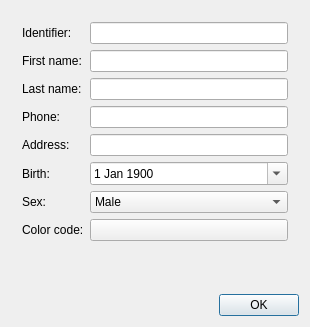
<?xml version="1.0" encoding="UTF-8"?>
<ui version="4.0">
 <class>PatientFormDialog</class>
 <widget class="QDialog" name="PatientFormDialog">
  <property name="geometry">
   <rect>
    <x>0</x>
    <y>0</y>
    <width>310</width>
    <height>327</height>
   </rect>
  </property>
  <property name="windowTitle">
   <string>PatientFormDialog</string>
  </property>
  <layout class="QVBoxLayout" name="verticalLayout">
   <item>
    <widget class="QFrame" name="frame">
     <property name="sizePolicy">
      <sizepolicy hsizetype="Preferred" vsizetype="Expanding">
       <horstretch>0</horstretch>
       <verstretch>0</verstretch>
      </sizepolicy>
     </property>
     <property name="minimumSize">
      <size>
       <width>241</width>
       <height>261</height>
      </size>
     </property>
     <property name="frameShape">
      <enum>QFrame::Shape::NoFrame</enum>
     </property>
     <layout class="QFormLayout" name="formLayout">
      <item row="0" column="0">
       <widget class="QLabel" name="label_2">
        <property name="text">
         <string>Identifier:</string>
        </property>
       </widget>
      </item>
      <item row="0" column="1">
       <widget class="NameEdit" name="idLineEdit">
        <property name="sizePolicy">
         <sizepolicy hsizetype="Expanding" vsizetype="Fixed">
          <horstretch>0</horstretch>
          <verstretch>0</verstretch>
         </sizepolicy>
        </property>
        <property name="maxLength">
         <number>50</number>
        </property>
       </widget>
      </item>
      <item row="1" column="0">
       <widget class="QLabel" name="label">
        <property name="text">
         <string>First name:</string>
        </property>
       </widget>
      </item>
      <item row="1" column="1">
       <widget class="NameEdit" name="fNameEdit">
        <property name="sizePolicy">
         <sizepolicy hsizetype="Expanding" vsizetype="Fixed">
          <horstretch>0</horstretch>
          <verstretch>0</verstretch>
         </sizepolicy>
        </property>
        <property name="maxLength">
         <number>50</number>
        </property>
       </widget>
      </item>
      <item row="2" column="0">
       <widget class="QLabel" name="label_3">
        <property name="text">
         <string>Last name:</string>
        </property>
       </widget>
      </item>
      <item row="2" column="1">
       <widget class="NameEdit" name="lNameEdit">
        <property name="sizePolicy">
         <sizepolicy hsizetype="Expanding" vsizetype="Fixed">
          <horstretch>0</horstretch>
          <verstretch>0</verstretch>
         </sizepolicy>
        </property>
        <property name="maxLength">
         <number>50</number>
        </property>
       </widget>
      </item>
      <item row="3" column="0">
       <widget class="QLabel" name="label_5">
        <property name="text">
         <string>Phone:</string>
        </property>
       </widget>
      </item>
      <item row="3" column="1">
       <widget class="LineEdit" name="phoneEdit">
        <property name="text">
         <string/>
        </property>
        <property name="maxLength">
         <number>20</number>
        </property>
       </widget>
      </item>
      <item row="4" column="0">
       <widget class="QLabel" name="addressLabel">
        <property name="text">
         <string>Address:</string>
        </property>
       </widget>
      </item>
      <item row="4" column="1">
       <widget class="LineEdit" name="addressEdit">
        <property name="sizePolicy">
         <sizepolicy hsizetype="Expanding" vsizetype="Fixed">
          <horstretch>0</horstretch>
          <verstretch>0</verstretch>
         </sizepolicy>
        </property>
        <property name="text">
         <string/>
        </property>
        <property name="maxLength">
         <number>50</number>
        </property>
       </widget>
      </item>
      <item row="5" column="0">
       <widget class="QLabel" name="label_7">
        <property name="text">
         <string>Birth:</string>
        </property>
       </widget>
      </item>
      <item row="5" column="1">
       <widget class="DateEdit" name="birthEdit">
        <property name="buttonSymbols">
         <enum>QAbstractSpinBox::ButtonSymbols::UpDownArrows</enum>
        </property>
        <property name="showGroupSeparator" stdset="0">
         <bool>false</bool>
        </property>
        <property name="maximumDateTime">
         <datetime>
          <hour>5</hour>
          <minute>59</minute>
          <second>59</second>
          <year>9999</year>
          <month>12</month>
          <day>25</day>
         </datetime>
        </property>
        <property name="minimumDate">
         <date>
          <year>1900</year>
          <month>1</month>
          <day>1</day>
         </date>
        </property>
        <property name="calendarPopup">
         <bool>true</bool>
        </property>
        <property name="date">
         <date>
          <year>1900</year>
          <month>1</month>
          <day>1</day>
         </date>
        </property>
       </widget>
      </item>
      <item row="6" column="0">
       <widget class="QLabel" name="label_8">
        <property name="text">
         <string>Sex:</string>
        </property>
       </widget>
      </item>
      <item row="6" column="1">
       <widget class="ComboBox" name="sexCombo">
        <property name="maxVisibleItems">
         <number>2</number>
        </property>
        <item>
         <property name="text">
          <string>Male</string>
         </property>
        </item>
        <item>
         <property name="text">
          <string>Female</string>
         </property>
        </item>
       </widget>
      </item>
      <item row="7" column="0">
       <widget class="QLabel" name="label_9">
        <property name="text">
         <string>Color code:</string>
        </property>
       </widget>
      </item>
      <item row="7" column="1">
       <widget class="ColorPicker" name="colorPicker">
        <property name="toolTip">
         <string>Избор на цвят</string>
        </property>
        <property name="text">
         <string/>
        </property>
        <property name="autoDefault">
         <bool>false</bool>
        </property>
       </widget>
      </item>
     </layout>
    </widget>
   </item>
   <item>
    <layout class="QHBoxLayout" name="horizontalLayout">
     <item>
      <widget class="QLabel" name="errorLabel">
       <property name="sizePolicy">
        <sizepolicy hsizetype="Expanding" vsizetype="Preferred">
         <horstretch>0</horstretch>
         <verstretch>0</verstretch>
        </sizepolicy>
       </property>
       <property name="styleSheet">
        <string notr="true">color : red;</string>
       </property>
       <property name="text">
        <string/>
       </property>
      </widget>
     </item>
     <item>
      <widget class="QPushButton" name="okButton">
       <property name="text">
        <string>OK</string>
       </property>
       <property name="default">
        <bool>true</bool>
       </property>
      </widget>
     </item>
    </layout>
   </item>
  </layout>
 </widget>
 <layoutdefault spacing="6" margin="11"/>
 <customwidgets>
  <customwidget>
   <class>LineEdit</class>
   <extends>QLineEdit</extends>
   <header>View/uiComponents/LineEdit.h</header>
  </customwidget>
  <customwidget>
   <class>DateEdit</class>
   <extends>QDateEdit</extends>
   <header>View/uiComponents/DateEdit.h</header>
  </customwidget>
  <customwidget>
   <class>NameEdit</class>
   <extends>QLineEdit</extends>
   <header>View/uiComponents/NameEdit.h</header>
  </customwidget>
  <customwidget>
   <class>ComboBox</class>
   <extends>QComboBox</extends>
   <header>View/uiComponents/ComboBox.h</header>
  </customwidget>
  <customwidget>
   <class>ColorPicker</class>
   <extends>QPushButton</extends>
   <header>View/uiComponents/ColorPicker.h</header>
  </customwidget>
 </customwidgets>
 <tabstops>
  <tabstop>idLineEdit</tabstop>
  <tabstop>fNameEdit</tabstop>
  <tabstop>lNameEdit</tabstop>
  <tabstop>phoneEdit</tabstop>
  <tabstop>addressEdit</tabstop>
  <tabstop>birthEdit</tabstop>
  <tabstop>sexCombo</tabstop>
  <tabstop>colorPicker</tabstop>
  <tabstop>okButton</tabstop>
 </tabstops>
 <resources/>
 <connections/>
</ui>
